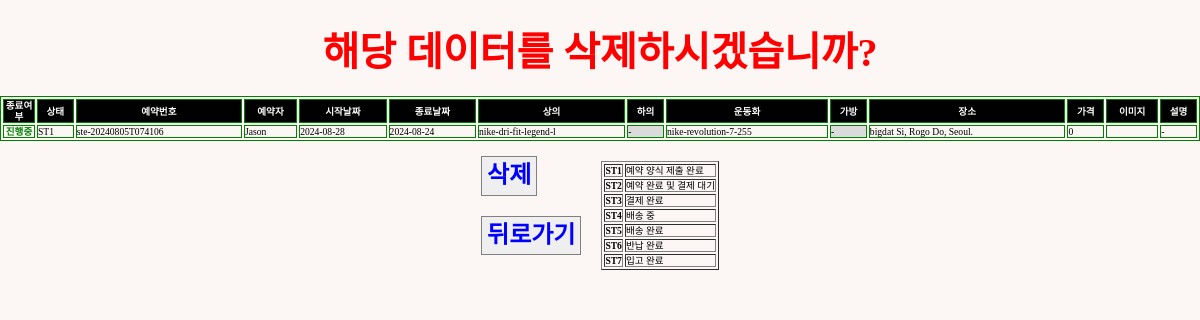
The page /EN/delpage/ste-20240805T074106 (signed in) on the database its author committed.
### reservation/models.py (models this page shows, shortened)
class Reservation(models.Model):
    STATUS_CHOICE = [
        ("ST1", "예약 양식 제출 완료"),
        ("ST2", "예약 완료 및 결제 대기"),
        ("ST3", "결제 완료"),
        ("ST4", "배송 중"),
        ("ST5", "배송 완료"),
        ("ST6", "반납 완료"),
        ("ST7", "입고 완료"),
    ]
    reserv_id = models.CharField(
        max_length=20,
        primary_key=True,
        default="Required_pk",
    )
    client = models.CharField(max_length=20)
    contact = models.CharField(max_length=50, blank=False)
    start_date = models.DateField()
    start_time = models.TimeField(blank=True, default=timezone.now)
    end_date = models.DateField()
    end_time = models.TimeField(blank=True, default=timezone.now)
    top = models.ForeignKey(
        Item,
        on_delete=models.CASCADE,
        limit_choices_to={"category": "top"},
        related_name="topName",
        blank=True,
        null=True,
    )
    bottom = models.ForeignKey(
        Item,
        on_delete=models.CASCADE,
        limit_choices_to={"category": "bottom"},
        related_name="bottomName",
        blank=True,
        null=True,
    )
    shoes = models.ForeignKey(
        Item,
        on_delete=models.CASCADE,
        limit_choices_to={"category": "shoes"},
        related_name="shoesName",
        blank=True,
        null=True,
    )
    bag = models.ForeignKey(
        Item,
        on_delete=models.CASCADE,
        limit_choices_to={"category": "bag"},
        related_name="bagName",
        blank=True,
        null=True,
    )
    image = models.ImageField(upload_to="", blank=True)
    desc = models.TextField(blank=True, default="-")
    status = models.CharField(
        max_length=3,
        choices=STATUS_CHOICE,
        default="ST1",
    )
    completed = models.BooleanField(default=False)
    cost = models.IntegerField(default=0)
    location = models.CharField(max_length=50, blank=False)
    paypal_link = models.CharField(max_length=50, blank=False, default="-")

class Item(models.Model):
    CATEGORY = [
        ("shoes", "Shoes"),
        ("top", "Top"),
        ("bottom", "Bottom"),
        ("bag", "Bag & Pouch"),
        ("etc", "ETC"),
    ]
    SIZE = [
        ("Others", "free"),
        (
            "shoes",
            (
                ("220", "220mm"),
                ("225", "225mm"),
                ("230", "230mm"),
                ("235", "235mm"),
                ("240", "240mm"),
                ("245", "245mm"),
                ("250", "250mm"),
                ("255", "255mm"),
                ("260", "260mm"),
                ("265", "265mm"),
                ("270", "270mm"),
                ("275", "275mm"),
                ("280", "280mm"),
                ("285", "285mm"),
                ("290", "290mm"),
                ("295", "295mm"),
                ("300", "300mm"),
            ),
        ),
        (
            "top",
            (
                ("XS", "XS"),
                ("S", "S"),
                ("M", "M"),
                ("L", "L"),
                ("XL", "XL"),
                ("XXL", "XXL"),
            ),
        ),
        (
            "bottom",
            (
                ("XS", "XS"),
                ("S", "S"),
                ("M", "M"),
                ("L", "L"),
                ("XL", "XL"),
                ("XXL", "XXL"),
            ),
        ),
    ]
    GENDER = {("M", "Male"), ("F", "Female"), ("E", "NO Gender")}
    category = models.CharField(max_length=10, choices=CATEGORY)
    gender = models.CharField(max_length=1, blank=True, choices=GENDER)
    name = models.CharField(max_length=20, blank=True)
    model_num = models.CharField(primary_key=True, max_length=50, blank=True)
    size = models.CharField(max_length=10, blank=True, choices=SIZE)
    amount = models.IntegerField(default=0, blank=True)
    link = models.URLField(blank=True)
    def __str__(self):
        return self.model_num

### reservation/views.py (the view)
# urls.py: path("EN/delpage/<str:pk>", views.delpage, name="delpage"),
@login_required(login_url="users:login")
def delpage(request, pk):
    reservation = Reservation.objects.filter(pk=pk)
    return render(request, "admin/delete.html", {"reservation": reservation})

### templates/admin/delete.html (shortened to what this page needs)
{% load static %}
<!DOCTYPE html>
<html lang="en">
  <head>
    <link rel="stylesheet" type="text/css" href="{% static 'css/sterna.css' %}"/>
    <link rel="stylesheet" type="text/css" href="{% static 'css/normalize.css' %}"/>
    <link href="https://cdnjs.cloudflare.com/ajax/libs/bootstrap-datetimepicker/3.0.0/css/bootstrap-datetimepicker.min.css" rel="stylesheet"/>
  </head>
  <body>
    {% for data in reservation %}
      <div class="tocenter">
        <div class="flex-row" style="width:100%; margin: 30px 0 20px 0; justify-content:space-around;">
          <div>
            <p style="font-size:2.5rem; font-weight:bold; color:red;">해당 데이터를 삭제하시겠습니까?</p>
          </div>
        </div>
      </div>
      <table border="1" bordercolor="green" style="font-size:0.6rem; width:100%;">
        <tr style="background-color:black; color:white;">
          <th scope="col" style="width:30px; text-align:center">종료여부</th>
          <th scope="col">상태</th>
          <th scope="col">예약번호</th>
          <th scope="col">예약자</th>
          <th scope="col">시작날짜</th>
          <th scope="col">종료날짜</th>
          <th scope="col">상의</th>
          <th scope="col">하의</th>
          <th scope="col">운동화</th>
          <th scope="col">가방</th>
          <th scope="col">장소</th>
          <th scope="col">가격</th>
          <th scope="col" style="width:50px; text-align:center">이미지</th>
          <th scope="col">설명</th>
        </tr>
        <tr>
          {% if data.completed == True %}
            <td style="color:white; font-weight:bold; background-color:grey; text-align:center;">완료</td>
          {% else %}
            <td style="color:green; font-weight:bold; text-align:center;">진행중</td>
          {% endif %}
          <td>{{data.status}}</td>
          <td>{{data.reserv_id}}</td>
          <td>{{data.client}}</td>
          <td>{{data.start_date | date:"Y-m-d"}}</td>
          <td>{{data.end_date | date:"Y-m-d"}}</td>
          {% if data.top.name == None %}
            <td style='background-color:#DBDBDB;'>-</td>
          {% else %}
            <td>{{data.top}}</td>
          {% endif %}
          {% if data.bottom.name == None %}
            <td style='background-color:#DBDBDB;'>-</td>
          {% else %}
            <td>{{data.bottom}}</td>
          {% endif %}
          {% if data.shoes.name == None %}
            <td style='background-color:#DBDBDB;'>-</td>
          {% else %}
            <td>{{data.shoes}}</td>
          {% endif %}
          {% if data.bag.name == None %}
            <td style='background-color:#DBDBDB;'>-</td>
          {% else %}
            <td>{{data.bag}}</td>
          {% endif %}
          <td>{{data.location}}</td>
          <td>{{data.cost}}</td>
          <td>{{data.image}}</td>
          <td>{{data.desc}}</td>
        </tr>
      </table>
      <div class="flex-row">
        <div class="flex-column">
          <div class="del-button">
            <a href="{% url "reservation:delreserv" data.pk %}">
              <button style="padding: 5px; color:blue; font-weight:bold; font-size:1.5rem;">삭제</button>
            </a>
          </div>
          <div class="tocenter" style="margin:20px 0 0 0;">
            <a href="{% url "reservation:data" %}">
              <button style="padding: 5px; color:blue; font-weight:bold; font-size:1.5rem;">뒤로가기</button>
            </a>
          </div>
        </div>
        <table style="margin:20px 0 0 20px;" border="1">
          <tr style='font-weight:normal; font-size:0.6rem;'>
            <th>ST1</th>
            <td>예약 양식 제출 완료</td>
          </tr>
          <tr style='font-weight:normal; font-size:0.6rem;'>
            <th>ST2</th>
            <td>예약 완료 및 결제 대기</td>
          </tr>
          <tr style='font-weight:normal; font-size:0.6rem;'>
            <th>ST3</th>
            <td>결제 완료</td>
          </tr>
          <tr style='font-weight:normal; font-size:0.6rem;'>
            <th>ST4</th>
            <td>배송 중</td>
          </tr>
          <tr style='font-weight:normal; font-size:0.6rem;'>
            <th>ST5</th>
            <td>배송 완료</td>
          </tr>
          <tr style='font-weight:normal; font-size:0.6rem;'>
            <th>ST6</th>
            <td>반납 완료</td>
          </tr>
          <tr style='font-weight:normal; font-size:0.6rem;'>
            <th>ST7</th>
            <td>입고 완료</td>
          </tr>
        </table>
      </div>
    {% endfor %}
  </body>
</html>

### static/css/sterna.css (style rules this page uses)
:root { --sterun-primary-color: #fbff00; --sterun-secondary-color: #3A3A3A; --sterun-thirdary-color: #4467AF; --sterun-white-color: #FCF6F5; --sterun-black-color: #1d1d1d; --sterun-grey-color: #E8E8E8; }
* { margin: 0; padding: 0; font-family: "SCDream"; z-index:100; }
html, body { background-color: var(--sterun-white-color); margin-top: 100px; min-height: 100%; margin: 0; }
a { color: var(--sterun-black-color); text-decoration: none; }
button { border: 1px solid grey; }
.tocenter { display: flex; flex-direction: column; align-items: center; width:100%; }
.flex-row { display: flex; flex-direction: row; flex-flow: wrap; justify-content: center; }
.flex-column { justify-content: center; display: flex; flex-direction: column; }

### rows shown on the page
Reservation: completed "진행중", status "ST1", reserv_id "ste-20240805T074106", client "Jason", start_date "2024-08-28", end_date "2024-08-24", top "nike-dri-fit-legend-l", shoes "nike-revolution-7-255", location "bigdat Si, Rogo Do, Seoul.", cost "0", desc "-"
